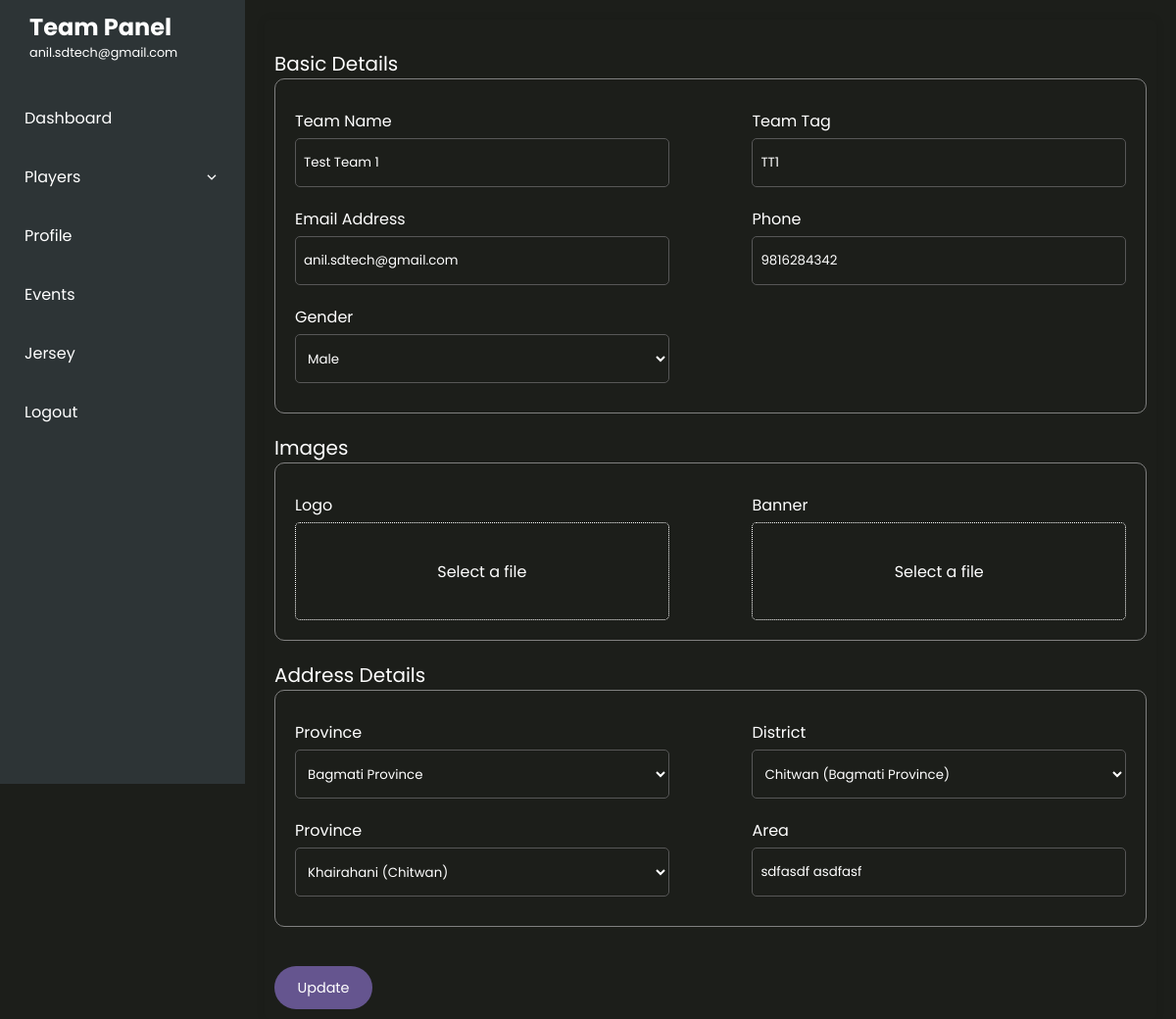
/profile/ (signed in), run on an earlier commit of the app's database.
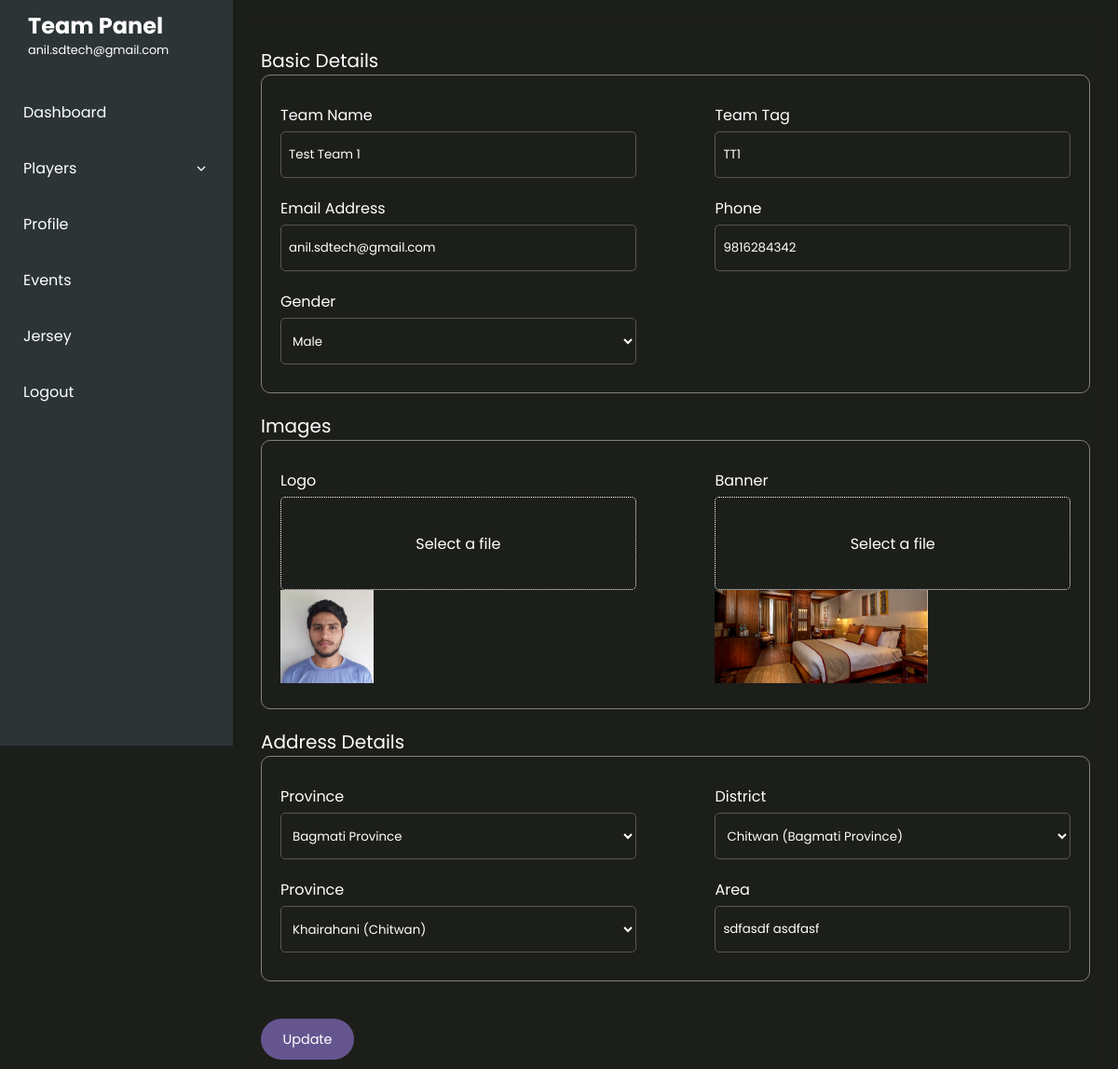
And on a later commit of the database.
### team/models.py (models this page shows, shortened)
class Team(models.Model):
    SPORT_TYPES = (
        ('FOOTBALL','Football'),
    )
    name = models.CharField(max_length=255,db_index=1)
    total_players = models.PositiveIntegerField(default=10,blank=True, null=True)
    sports_genere = models.CharField(max_length=25,choices=SPORT_TYPES,default='FOOTBALL',blank=True)
    short_name = models.CharField(unique=True,max_length=10,blank=True,null=True)
    is_organizers_team = models.BooleanField(default=False)
    email = models.EmailField(max_length=100,blank=True,null=True)
    phone = models.CharField(max_length=10,blank=True,null=True)
    address = models.CharField(max_length=255,blank=True,null=True)
    province = models.ForeignKey(Province, on_delete=models.SET_NULL,null=True)
    district = models.ForeignKey(District, on_delete=models.SET_NULL,null=True)
    municipality = models.ForeignKey(Municipality, on_delete=models.SET_NULL,null=True)
    is_verified = models.BooleanField(default=False)
    user = models.ForeignKey(User,on_delete=models.CASCADE,null=True,blank=True,related_name='team')
    logo = models.ImageField(upload_to="images/teams/",blank=True,null=True)
    banner = models.ImageField(upload_to='images/banner/',blank=True,null=True)
    gender = models.CharField(max_length=25,choices=constants.GENDER_OPTIONS.CHOICES,default=constants.GENDER_OPTIONS.MALE)
    created_at = models.DateTimeField(auto_now_add=True)
    updated_at = models.DateTimeField(auto_now=True)

### team/views.py (the view)
# urls.py: path('profile/',edit_team_profile,name='team_profile'),
def edit_team_profile(request):
    user = request.user
    team = get_object_or_404(Team, user=user)
    if request.method == 'POST':
        form = TeamForm(request.POST, request.FILES, instance=team)
        if form.is_valid():
            form.save()
            messages.success(request, "Team updated successfully.")
            return redirect('team_profile')  # Adjust 'team_detail' to your team detail or list view name
        else:
            messages.error(request, "Please correct the errors below.")
    else:
        form = TeamForm(instance=team)
    return render(request, 't_profile/profile.html', {'form': form, 'team': team})

### sportsApp/forms.py (shortened to what this page needs)
class TeamForm(AddressMixin,forms.ModelForm):
    class Meta:
        model = Team
        fields = [
            'name', 'total_players', 'sports_genere', 'short_name', 'is_organizers_team',
            'email', 'address', 'province', 'district', 'municipality', 'is_verified',
            'logo', 'banner', 'gender','phone'
        ]
        widgets = {
            'name': forms.TextInput(attrs={'placeholder': 'Enter team name'}),
            'email': forms.EmailInput(attrs={'placeholder': 'Enter contact email'}),
            'address': forms.TextInput(attrs={'placeholder': 'Enter team address'}),
            'short_name': forms.TextInput(attrs={'placeholder': 'Enter short name'}),
            'total_players': forms.NumberInput(attrs={'min': 1, 'max': 50}),
            'phone': forms.TextInput(attrs={'max_length':10}),
        }
    def __init__(self, *args, **kwargs):
        super(TeamForm, self).__init__(*args, **kwargs)
        if self.instance and self.instance.pk:
            self.fields['email'].disabled = True  # Disable the email field for editing

### address/models.py (called while the page is built)
    def __str__(self):
        return self.name

### team/templates/t_profile/profile.html (shortened to what this page needs)
{% extends 'team_index.html' %}
{% block content %}
    {% include 'teams/components/create_team_form.html' %}
{% endblock %}

### sportsApp/templates/teams/components/create_team_form.html (shortened to what this page needs)
<div class="basic-form">
    <div class="form-container">
        <form action="" method="post" enctype="multipart/form-data">
             <p>Basic Details</p>
           <div class="form-seperation-box flex">
            <div class="form-control">
                <label for="name">Team Name</label>
                {{form.name}}
            </div>
            <div class="form-control">
                <label for="name">Team Tag</label>
                {{form.short_name}}
            </div>
            <div class="form-control">
                <label for="email">Email Address</label>
                {{form.email}}
                </div>
            <div class="form-control">
                <label for="email">Phone</label>
                {{form.phone}}
            </div>
       <div class="form-control">
        <label for="gender">Gender</label>
        {{form.gender}}
       </div>
           </div>
            <p>Images</p>
           <div class="form-seperation-box flex">
            <div class="form-control">
                <label for="logo">Logo</label>
            <div class="button-wrap">
            </div>
            {% if team.logo %}
            <img id="logoPreview" src="{{team.logo.url}}"  alt="Banner Preview" style=" max-width: 300px; max-height: 100px;">
            {% else%}
            <img id="logoPreview" src="#"  alt="Logo Preview" style="display:none; max-width:300px; max-height: 100px;">
            {% endif %}
            </div>
            <div class="form-control">
                <label for="banner">Banner</label>
            <div class="button-wrap">
            </div>
            {% if team.banner %}
            <img id="bannerPreview" src="{{team.banner.url}}"  alt="Banner Preview" style=" max-width: 300px; max-height: 100px;">
            {% else%}
            <img id="bannerPreview" src="#"  alt="Logo Preview" style="display:none; max-width:300px; max-height: 100px;">
            {% endif %}
            </div>
           </div>
 <p>Address Details</p>
       <div class="form-seperation-box flex">
        <div class="form-control">
            <label for="gender">Province</label>
            {{form.province}}
           </div>
           <div class="form-control">
            <label for="gender">District</label>
            {{form.district}}
           </div>
           <div class="form-control">
            <label for="gender">Province</label>
            {{form.municipality}}
           </div>
            <div class="form-control">
            <label for="address">Area</label>
            {{form.address}}
        </div>
       </div>
             <div class="form-control">
            {% if permissions.is_team %}
            <button type="submit" class="global_btn">Update</button>
            {% else %}
            <button type="submit" class="global_btn">Submit</button>
            {% endif %}
             </div>
        </form>
    </div>
</div>

What changed in the data, as far as the page shows it:
changed Team "Test Team 1": logo: picture added; banner: picture added
